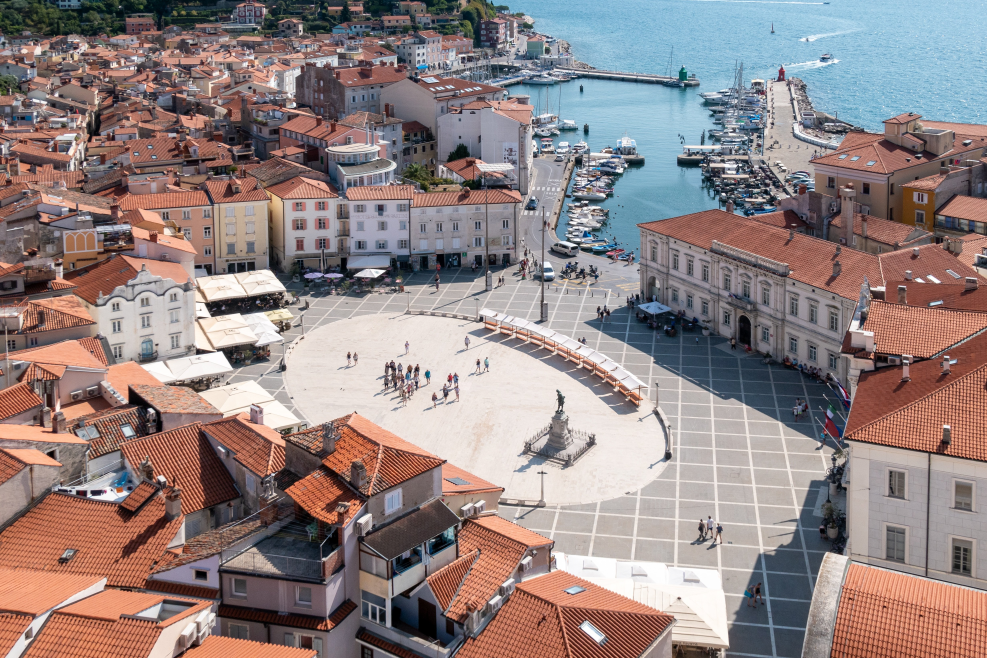
#> input picture openCV_practice/city.jpg, 4935 x 3290 px (shown at 1/5 size)
$ python histogram.py
#> lines starting #> are read from the running program, lines starting #| are printed output that depends on the picture; after the words box and inside, x2 and y2 are one past the last pixel; in counts of white or black regions, pixels touching at a corner belong together
import cv2 as cv
from cv2 import circle
from matplotlib.pyplot import gray
import matplotlib.pyplot as plt
import numpy as np

img = cv.imread('city.jpg')
#> img is the input picture: shape (3290, 4935, 3); mean B, G, R 129.9, 131, 145.9
resized = cv.resize(img, (750,550), interpolation=cv.INTER_CUBIC)
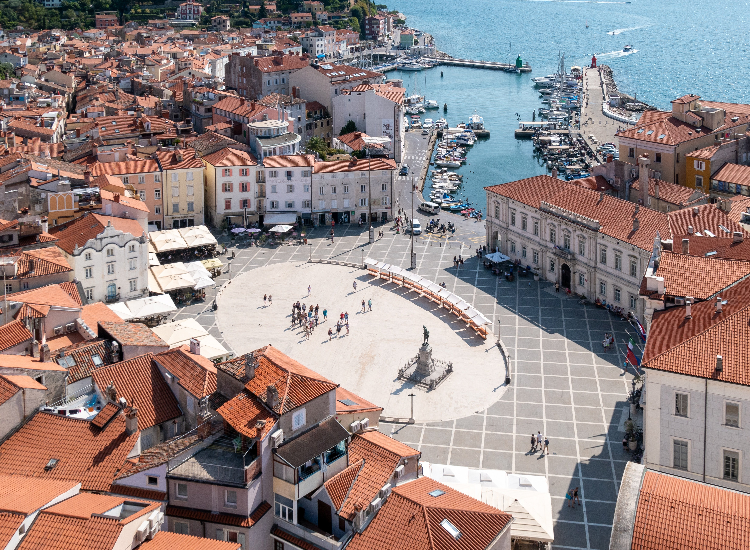
#> resized: shape (550, 750, 3); mean B, G, R 129.9, 131, 146

blank = np.zeros(resized.shape[:2], dtype='uint8')

cv.imshow('resized',resized)

cv.waitKey(0)

# gray = cv.cvtColor(resized, cv.COLOR_BGR2GRAY)
# cv.imshow('gray',gray)

# cv.waitKey(0)

mask = cv.circle(blank,(resized.shape[1]//2,resized.shape[0]//2), 100, 255, -1)
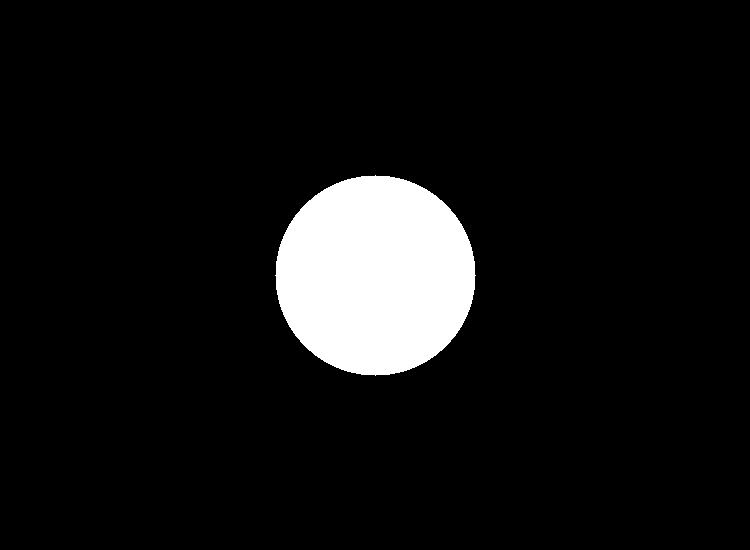
#> blank: shape (550, 750); 7.6% white; 1 white region, box (x1, y1, x2, y2) and area: (275, 175, 476, 376) 31417

masked = cv.bitwise_and(resized, resized, mask=mask)
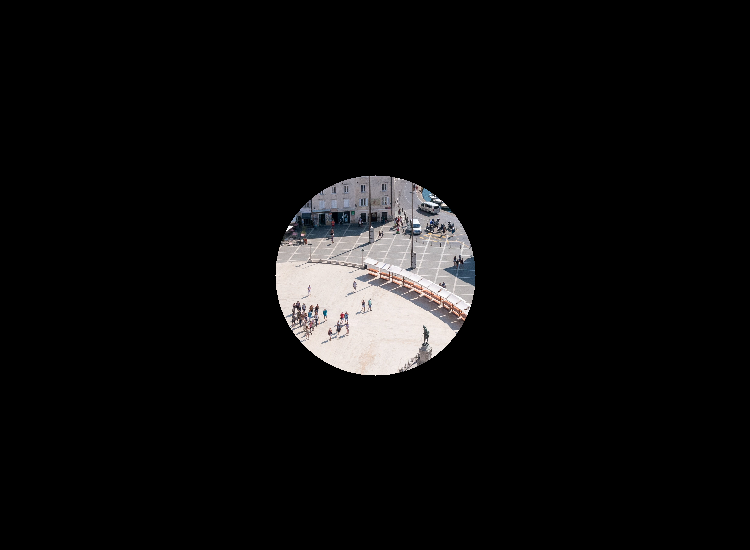
#> masked: shape (550, 750, 3); mean B, G, R 13.2, 13.2, 13.6

cv.imshow('mask',masked)

cv.waitKey(0)
# [12 lines of commented-out code are left out]
colors = ['b','g','r']
for i,col in enumerate(colors):
    hist = cv.calcHist([resized], [i], mask, [256], [0,256])
    plt.plot(hist, color=col)
    plt.title('Color Histogram')
    plt.xlabel('Bins')
    plt.ylabel('# of pixels')
    plt.plot(hist, color=col)
    plt.xlim([0,256])
plt.show()
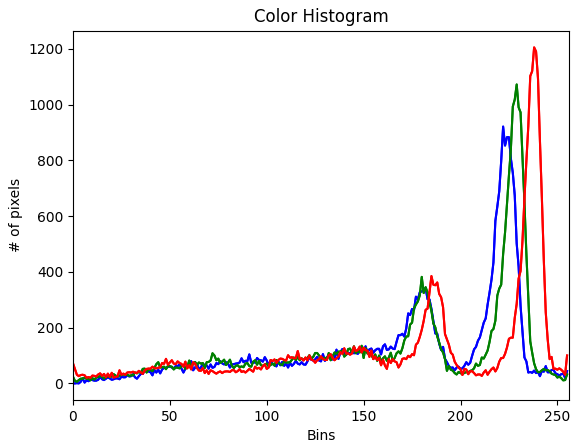
#> figure drawn by matplotlib, 1 panel; curve peaks at x = 222, y = 921; curve peaks at x = 222, y = 921; curve peaks at x = 229, y = 1072

cv.waitKey(0)
cv.destroyAllWindows

$ run again, with openCV_practice/boys.jpg copied over openCV_practice/city.jpg
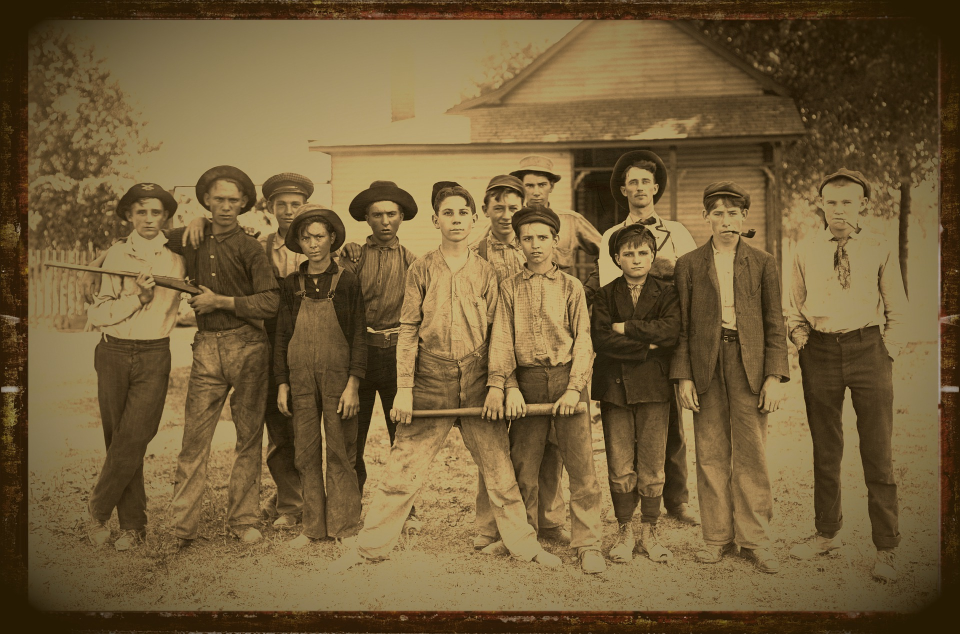
#> input picture openCV_practice/boys.jpg, 1920 x 1268 px (shown at 1/2 size)
#> img is the input picture: shape (1268, 1920, 3); mean B, G, R 58.2, 94.9, 116.1
#> blank: shape (550, 750); 7.6% white; 1 white region, box (x1, y1, x2, y2) and area: (275, 175, 476, 376) 31417
#> `masked = cv.bitwise_and(resized, resized, mask=mask)`:
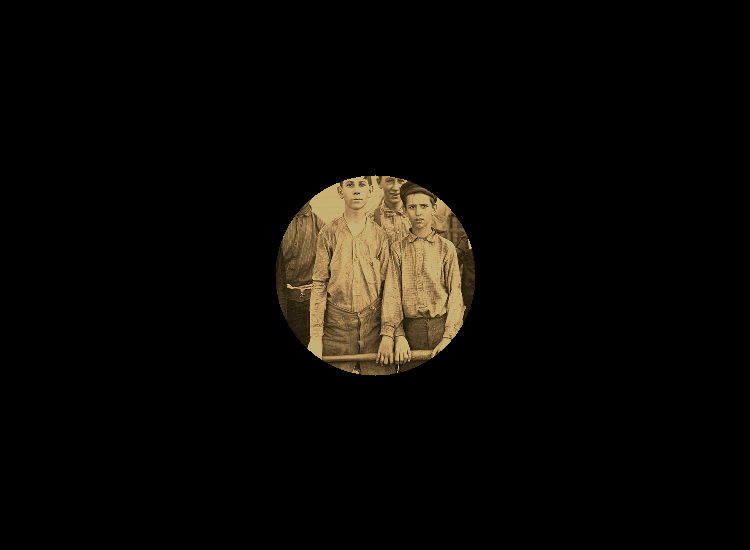
#> masked: shape (550, 750, 3); mean B, G, R 5.6, 8.9, 10.9
#> `plt.show()`:
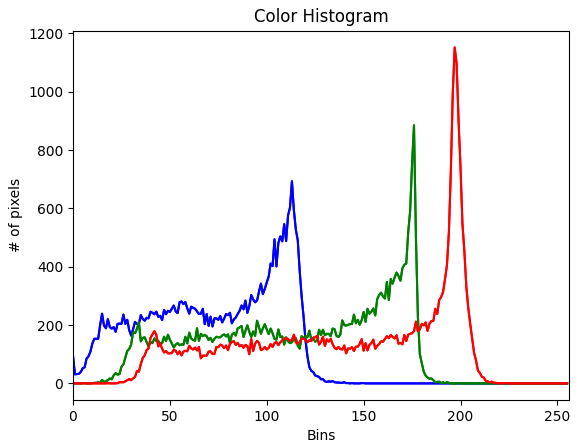
#> figure drawn by matplotlib, 1 panel; curve peaks at x = 113, y = 693; curve peaks at x = 113, y = 693; curve peaks at x = 176, y = 885

$ run again, with openCV_practice/cat.JPG copied over openCV_practice/city.jpg
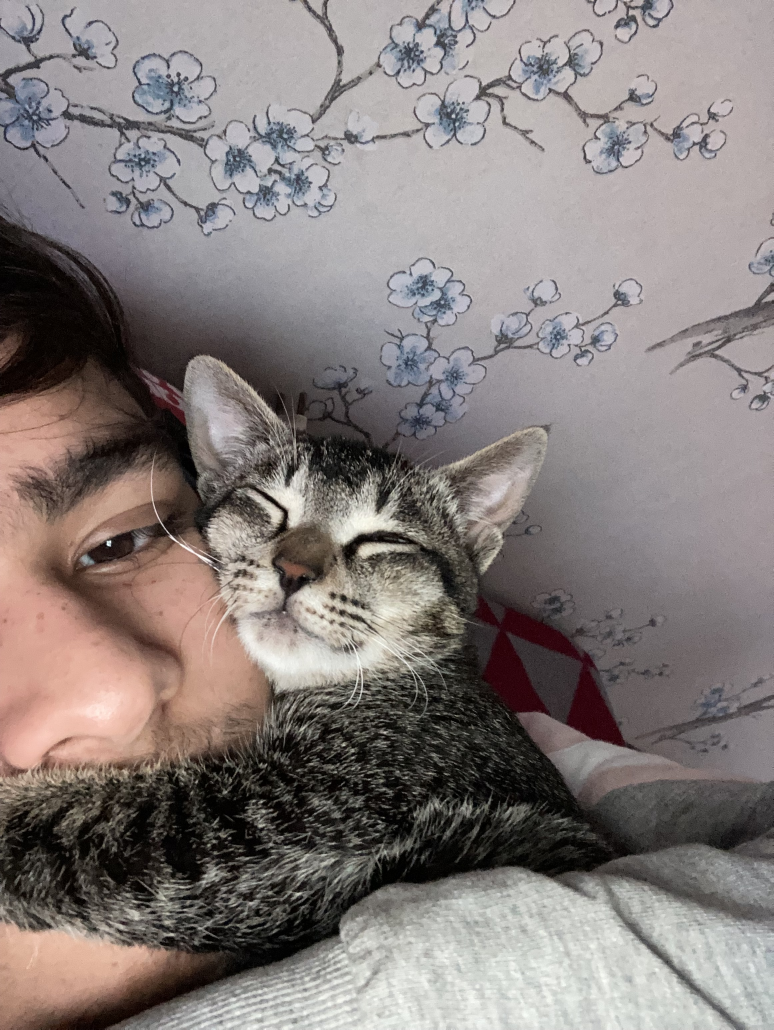
#> input picture openCV_practice/cat.JPG, 2320 x 3088 px (shown at 1/3 size)
#> img is the input picture: shape (3088, 2320, 3); mean B, G, R 123.1, 125.1, 133.3
#> blank: shape (550, 750); 7.6% white; 1 white region, box (x1, y1, x2, y2) and area: (275, 175, 476, 376) 31417
#> `masked = cv.bitwise_and(resized, resized, mask=mask)`:
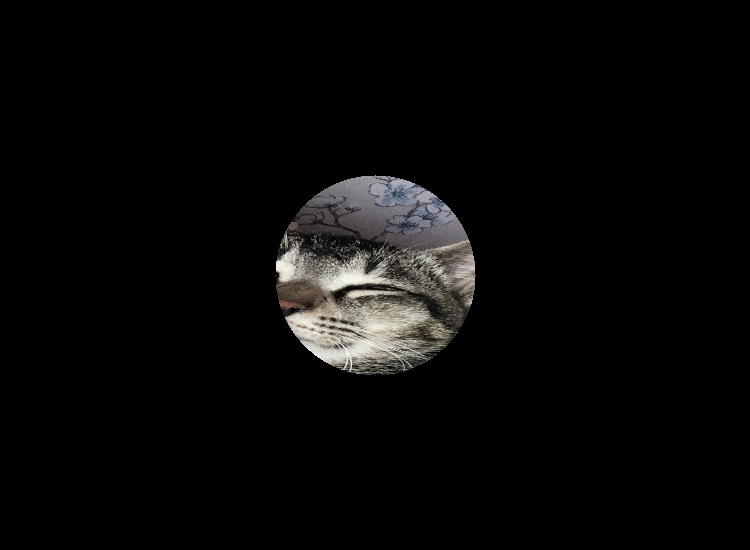
#> masked: shape (550, 750, 3); mean B, G, R 8.2, 8.6, 8.9
#> `plt.show()`:
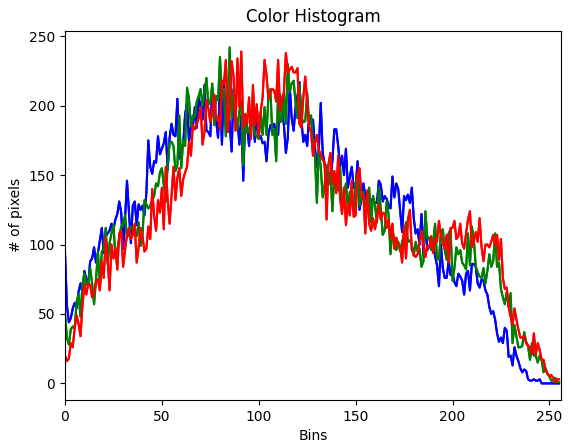
#> figure drawn by matplotlib, 1 panel; curve peaks at x = 121, y = 217; curve peaks at x = 121, y = 217; curve peaks at x = 85, y = 242

$ run again, with openCV_practice/church.jpg copied over openCV_practice/city.jpg
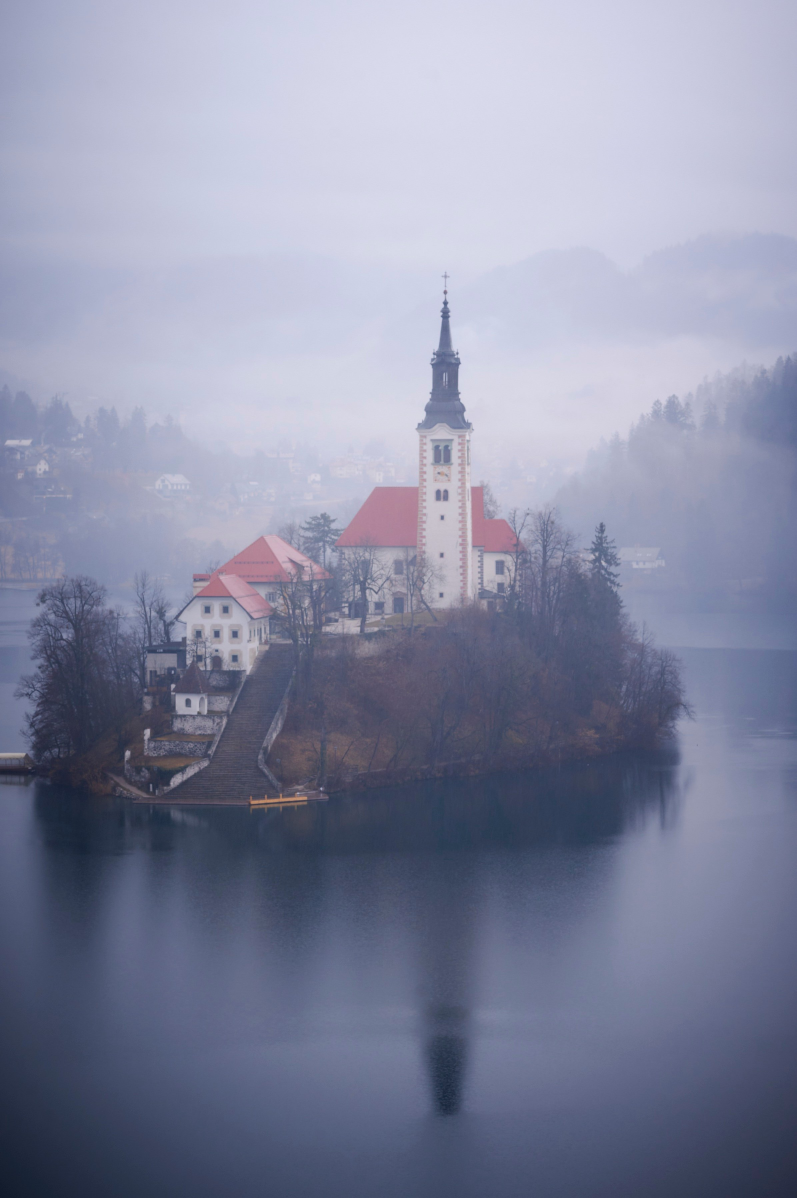
#> input picture openCV_practice/church.jpg, 2390 x 3593 px (shown at 1/3 size)
#> img is the input picture: shape (3593, 2390, 3); mean B, G, R 162.9, 139.1, 135
#> blank: shape (550, 750); 7.6% white; 1 white region, box (x1, y1, x2, y2) and area: (275, 175, 476, 376) 31417
#> `masked = cv.bitwise_and(resized, resized, mask=mask)`:
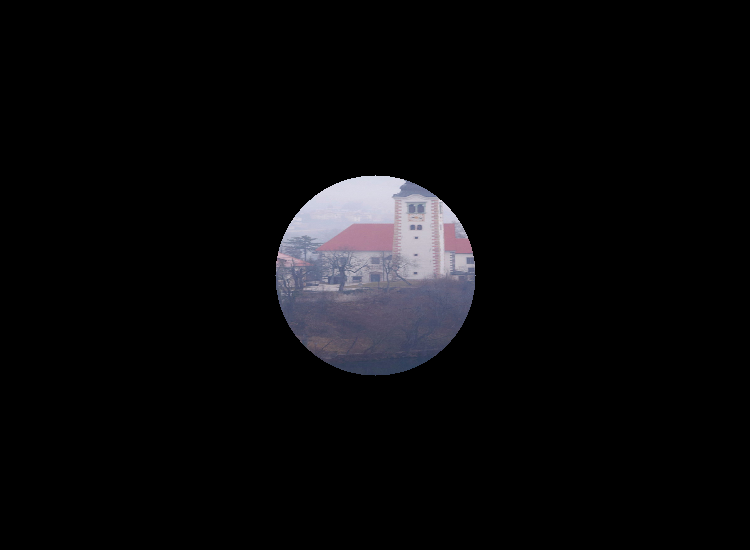
#> masked: shape (550, 750, 3); mean B, G, R 11.4, 9.8, 10.1
#> `plt.show()`:
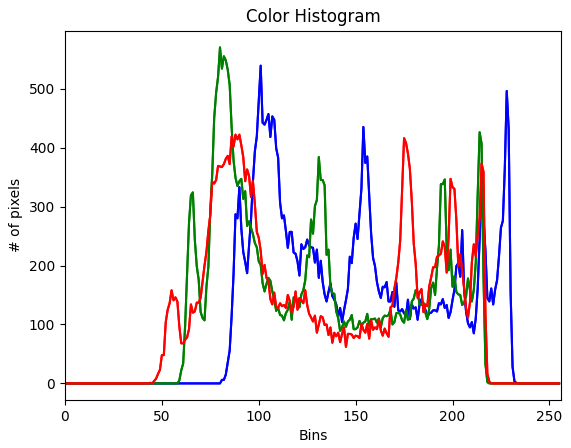
#> figure drawn by matplotlib, 1 panel; curve peaks at x = 101, y = 539; curve peaks at x = 101, y = 539; curve peaks at x = 80, y = 570
